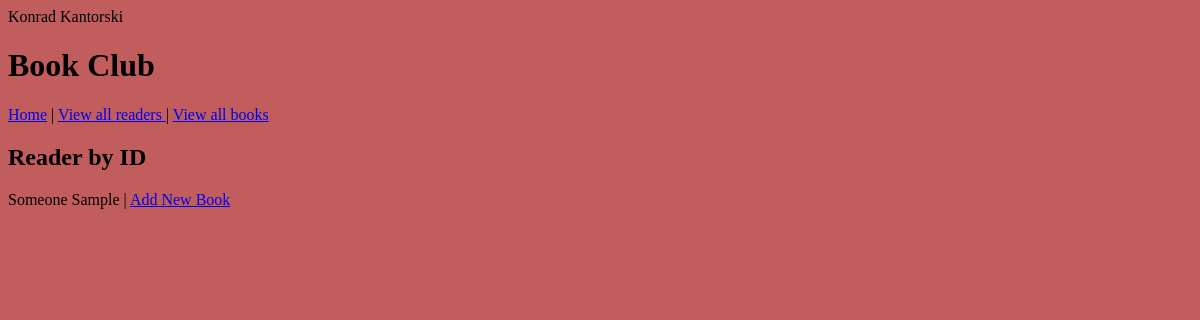
Page /get-reader-by-id/1 on the earlier database version.
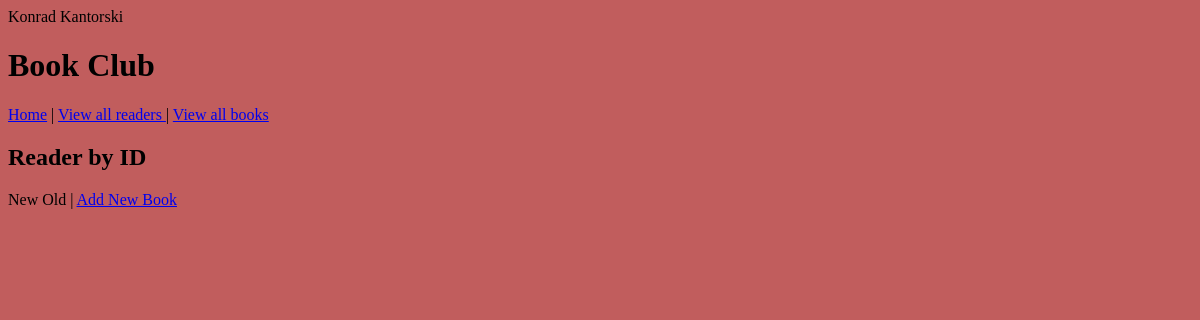
Same page on the later database version.
### application/models.py (models this page shows)
class Reader(db.Model):
    rid = db.Column(db.Integer, primary_key=True)
    forename = db.Column(db.String(30), nullable=False)
    surname = db.Column(db.String(30), nullable=False)
    books = db.relationship('Book', backref='reader')
    def __str__(self):
        return f"{self.forename} {self.surname} "

### application/routes.py (the view)
@app.route('/get-reader-by-id/<int:id>')
def get_reader_by_id(id):
    reader = Reader.query.get(id)
    return render_template('reader_by_id.html', reader=reader)

### application/templates/reader_by_id.html
{% extends 'layout.html' %}
{% block body %}
<h2>Reader by ID</h2>
<p>{{ reader.__str__() }}  | <a href="{{ url_for('add_new_book', id=reader.rid) }}"> Add New Book </a>  </p>
{% endblock body %}

Differences in the rows shown:
changed Reader: __str__ "Someone Sample" → "New Old"
